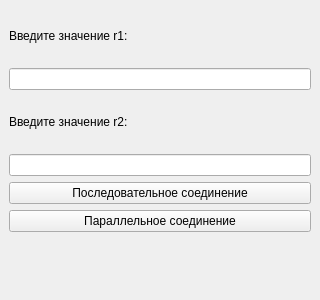
<?xml version="1.0" encoding="UTF-8"?>
<ui version="4.0">
 <class>MainWindow</class>
 <widget class="QMainWindow" name="MainWindow">
  <property name="geometry">
   <rect>
    <x>0</x>
    <y>0</y>
    <width>320</width>
    <height>300</height>
   </rect>
  </property>
  <property name="windowTitle">
   <string>MainWindow</string>
  </property>
  <widget class="QWidget" name="centralWidget">
   <layout class="QVBoxLayout" name="verticalLayout">
    <item>
     <widget class="QLabel" name="label_R1">
      <property name="text">
       <string>Введите значение r1:</string>
      </property>
     </widget>
    </item>
    <item>
     <widget class="QLineEdit" name="lineEdit_R1">
      <property name="enabled">
       <bool>true</bool>
      </property>
      <property name="maxLength">
       <number>32767</number>
      </property>
     </widget>
    </item>
    <item>
     <widget class="QLabel" name="label_R2">
      <property name="text">
       <string>Введите значение r2:</string>
      </property>
     </widget>
    </item>
    <item>
     <widget class="QLineEdit" name="lineEdit_R2">
      <property name="maximumSize">
       <size>
           <width>16777215</width>
           <height>16777215</height>
       </size>
      </property>
     </widget>
    </item>
    <item>
     <widget class="QPushButton" name="seriesButton">
      <property name="text">
       <string>Последовательное соединение</string>
      </property>
     </widget>
    </item>
    <item>
     <widget class="QPushButton" name="parallelButton">
      <property name="text">
       <string>Параллельное соединение</string>
      </property>
     </widget>
    </item>
    <item>
     <widget class="QLabel" name="label_Result"/>
    </item>
   </layout>
  </widget>
 </widget>
 <resources/>
 <connections/>
</ui>
